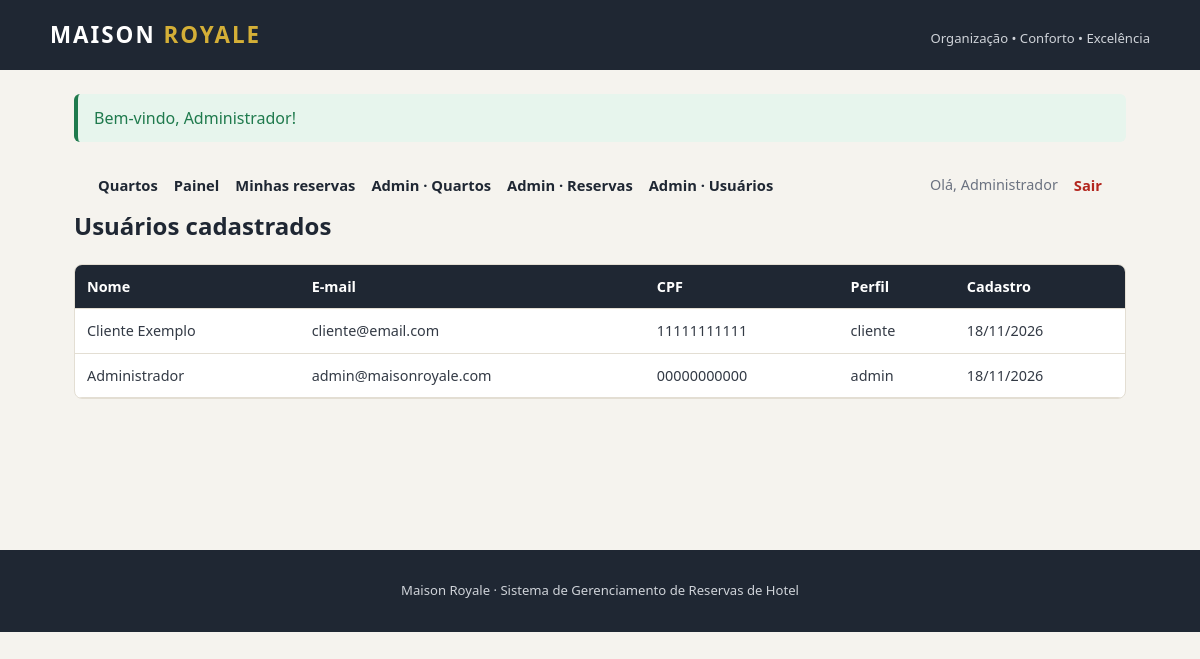
The app's page /index.php?acao=admin_usuarios (signed in) with its own data.
### tables this page shows
CREATE TABLE usuarios (
    id INT AUTO_INCREMENT PRIMARY KEY,
    nome VARCHAR(100) NOT NULL,
    email VARCHAR(150) NOT NULL UNIQUE,
    cpf VARCHAR(14) NOT NULL UNIQUE,
    senha VARCHAR(255) NOT NULL,
    perfil ENUM('cliente', 'admin') NOT NULL DEFAULT 'cliente',
    criado_em TIMESTAMP DEFAULT CURRENT_TIMESTAMP
);

### app/controllers/UsuarioController.php (called while the page is built, shortened)
<?php
require_once __DIR__ . "/../models/Usuario.php";
class UsuarioController
{
    private $model;
    public function __construct()
    {
        $this->model = new Usuario();
    }
    public function listar()
    {
        return $this->model->listar();
    }
}

### app/models/Usuario.php (called while the page is built, shortened)
<?php
require_once __DIR__ . "/../../config/database.php";
class Usuario
{
    private $pdo;
    public function __construct()
    {
        global $pdo;
        $this->pdo = $pdo;
    }
    public function listar()
    {
        $sql = "SELECT id, nome, email, cpf, perfil, criado_em
                FROM usuarios ORDER BY id DESC";
        return $this->pdo->query($sql)->fetchAll();
    }
}

### app/views/admin/usuarios.php (the view, shortened to what this page needs)
<?php
require __DIR__ . "/../layouts/header.php";
require __DIR__ . "/../layouts/menu.php";
?>
<section>
    <h1>Usuários cadastrados</h1>
    <div class="tabela-responsive">
        <table>
            <thead>
                <tr>
                    <th>Nome</th>
                    <th>E-mail</th>
                    <th>CPF</th>
                    <th>Perfil</th>
                    <th>Cadastro</th>
                </tr>
            </thead>
            <tbody>
                <?php foreach ($usuarios as $usuario): ?>
                    <tr>
                        <td><?= e($usuario['nome']) ?></td>
                        <td><?= e($usuario['email']) ?></td>
                        <td><?= e($usuario['cpf']) ?></td>
                        <td><?= e($usuario['perfil']) ?></td>
                        <td><?= date('d/m/Y', strtotime($usuario['criado_em'])) ?></td>
                    </tr>
                <?php endforeach; ?>
            </tbody>
        </table>
    </div>
</section>
<?php require __DIR__ . "/../layouts/footer.php"; ?>

### assets/css/style.css (style rules this page uses)
:root { --escuro: #1f2733; --dourado: #d4af37; --dourado-escuro: #a8892a; --fundo: #f5f3ee; --branco: #ffffff; --texto: #333a45; --sucesso: #1f7a4d; --erro: #b3261e; --borda: #e3ded3; }
* { box-sizing: border-box; }
body { font-family: "Segoe UI", Arial, sans-serif; background: var(--fundo); color: var(--texto); margin: 0; line-height: 1.5; }
h1 { color: var(--escuro); margin-top: 0; }
.tabela-responsive { overflow-x: auto; background: var(--branco); border: 1px solid var(--borda); border-radius: 8px; }
table { width: 100%; border-collapse: collapse; }
th, td { padding: 11px 12px; text-align: left; border-bottom: 1px solid var(--borda); font-size: 0.9rem; white-space: nowrap; }
th { background: var(--escuro); color: var(--branco); }

### records on screen
usuarios: nome "Cliente Exemplo", email "cliente@email.com", cpf "11111111111", perfil "cliente", criado_em "18/11/2026"
usuarios: nome "Administrador", email "admin@maisonroyale.com", cpf "00000000000", perfil "admin", criado_em "18/11/2026"

### other values on screen
$flash["texto"] "Bem-vindo, Administrador!"
$_SESSION["nome"] "Administrador"
